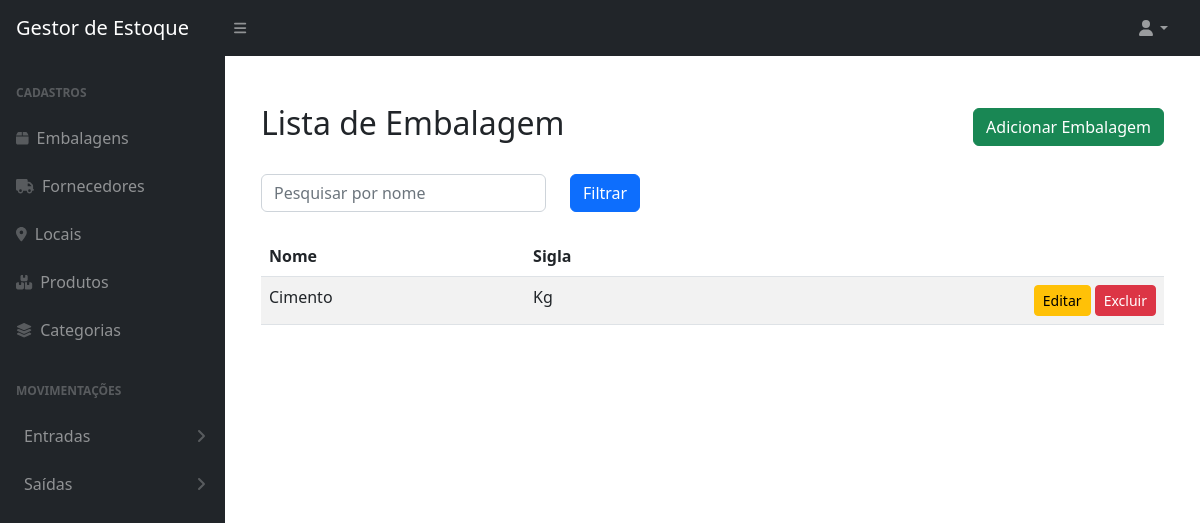
Before: /embalagens/ with the older database file.
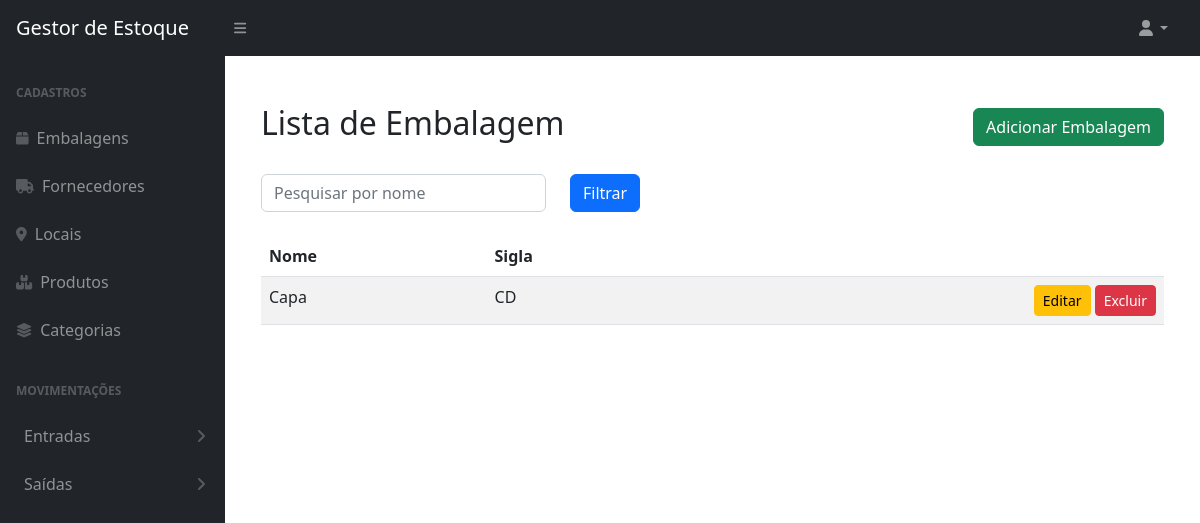
After: the same page with the newer database file.
### produtos/models.py (models this page shows, shortened)
class Embalagem(BaseModel):
    nome = models.CharField(max_length=50, verbose_name='Nome da embalagem')  # noqa: F811
    sigla = models.CharField(max_length=3, verbose_name='Sigla da embalagem')
    class Meta:
        db_table = 'embalagens'

### produtos/views.py (the view)
# urls.py: path('embalagens/', listar_embalagens, name='listar_embalagens'),
def listar_embalagens(request):
    consulta = request.GET.get('q')
    sigla = request.GET.get('sigla')
    embalagens = Embalagem.objects.all()
    if consulta:
        embalagens = embalagens.filter(nome__icontains=consulta)
    if sigla:
        embalagens = embalagens.filter(sigla=sigla)
    return render(request, 'produtos/listar_embalagens.html', {'embalagens': embalagens})  # noqa: E501

### produtos/templates/produtos/listar_embalagens.html
{% extends "base.html" %}
{% block content %}
<div class="container mt-5">
    <div class="d-flex justify-content-between align-items-center mb-4">
        <h2>Lista de Embalagem</h2>
        <a href="{% url 'adicionar_embalagens' %}" class="btn btn-success">Adicionar Embalagem</a>
    </div>
    <form method="get" class="mb-4">
        <div class="row">
            <div class="col-md-4">
                <input type="text" name="q" class="form-control" placeholder="Pesquisar por nome" value="{{ request.GET.q }}">
            </div>
            <div class="col-md-4">
                <button type="submit" class="btn btn-primary">Filtrar</button>
            </div>
        </div>
    </form>
    <div class="table-responsive">
        <table class="table table-striped table-hover">
            <thead class="thead-dark">
                <tr>
                    <th>Nome</th>
                    <th>Sigla</th>
                    <th></th>
                </tr>
            </thead>
            <tbody>
                {% for embalagem in embalagens %}
                <tr>
                    <td>{{ embalagem.nome }}</td>
                    <td>{{ embalagem.sigla }}</td>
                    <td class="text-end">
                        <a href="{% url 'editar_embalagens' embalagem.id %}" class="btn btn-warning btn-sm">Editar</a>
                        <a href="{% url 'excluir_embalagens' embalagem.id %}" class="btn btn-danger btn-sm">Excluir</a>
                    </td>
                </tr>
                {% endfor %}
            </tbody>
        </table>
    </div>
</div>
{% endblock content %}

Changed rows visible on the page:
changed Embalagem: nome "Cimento" → "Capa"; sigla "Kg" → "CD"
